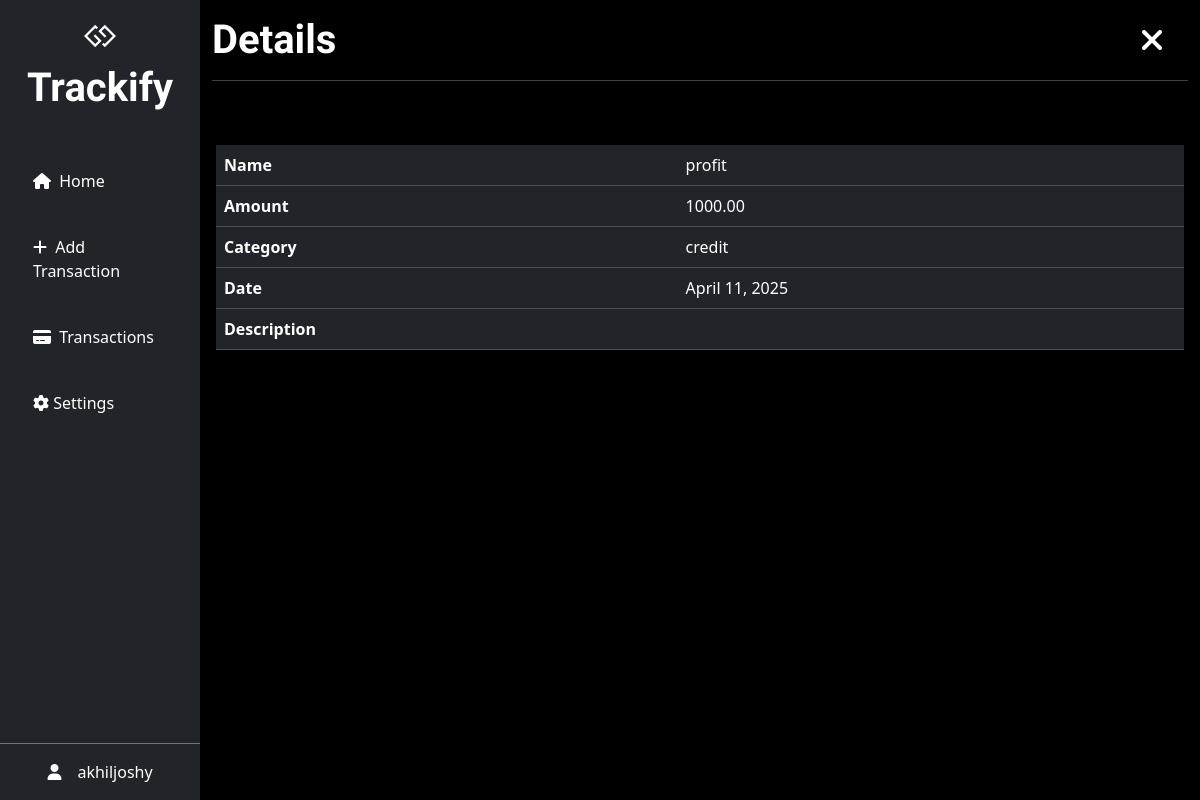
Page /expense/19/ (signed in) on the committed database.
### expenses/models.py (models this page shows, shortened)
class ExpenseModel(models.Model):
    CATEGORY_CHOICES = [
        ('credit', 'Credit'),
        ('debit', 'Debit'),
    ]
    name = models.CharField(max_length=100)
    amount = models.DecimalField(max_digits=10, decimal_places=2)
    category = models.CharField(max_length=50, choices=CATEGORY_CHOICES)
    date = models.DateField()
    description = models.TextField(max_length=200, blank=True, null=True)
    user = models.ForeignKey(User, on_delete=models.CASCADE, null=True)

### expenses/views.py (the view)
# urls.py: path('expense/<int:pk>/', views.ExpenseDetail.as_view(), name='expense_detail'),
class ExpenseDetail(View):
    def get(self,request,pk):
        if not request.user.is_authenticated:
            return redirect('login')
        data=ExpenseModel.objects.get(id=pk)
        return render(request,'expenses/detail.html',{'data':data})

### expenses/templates/expenses/detail.html
{% extends "index.html" %}
{% block content %}
<div class="d-flex justify-content-between align-items-center">
    <h1 class="mb-0 pt-3 ">Details</h1>
    <a href="{% url 'expenses'%}" class="text-white pt-3 pe-4"><i class="fa-solid fa-xmark fa-2xl"></i></a>
</div>
<hr>
<div class="container px-1 pt-5 ">
    <div class="table-responsive">
        <table class="table table-dark">
            <tr>
                <th>Name</th>
                <td>{{ data.name }}</td>
            </tr>
            <tr>
                <th>Amount</th>
                <td>{{ data.amount }}</td>
            </tr>
            <tr>
                <th>Category</th>
                <td>{{ data.category}}</td>
            </tr>
            <tr>
                <th>Date</th>
                <td>{{ data.date}}</td>
            </tr>
            <tr>
                <th>Description</th>
                <td>{{ data.description}}</td>
            </tr>
        </table>
    </div>
</div>
{% endblock %}

### expenses/templates/index.html (shortened to what this page needs)
<!DOCTYPE html>
<html lang="en">
<head>
    <link href="https://cdn.jsdelivr.net/npm/bootstrap@5.3.3/dist/css/bootstrap.min.css" rel="stylesheet"
 />
    <link rel="stylesheet" href="https://cdnjs.cloudflare.com/ajax/libs/font-awesome/6.7.2/css/all.min.css"
 />
</head>
<body class="bg-black text-white">
    <div class="container-fluid m-0 p-0 d-flex vh-100">
        <aside class="d-none d-md-block bg-dark col-md-3 col-lg-2  vh-100 m-0">
            <div class="d-flex flex-column h-100 justify-content-between">
                <div>
                    <div class="text-center py-4">
                        <i class="fa-brands fa-gg fa-2xl"></i>
                        <h1 class="brand mb-0 p-3">Trackify</h1>
                    </div>
                    <div class="d-grid gap-2 px-3">
                        <a href="{% url 'home' %}"
                            class="btn btn-dark text-start p-3 {% if request.resolver_match.url_name == 'home' %} text-info {% endif %}"><i
                                class="me-1 fa-solid fa-house "></i> Home</a>
                        <a href="{% url 'addexpense' %}"
                            class="btn btn-dark text-start p-3 {% if request.resolver_match.url_name == 'addexpense' %} text-info {% endif %}"><i
                                class="me-1 fa-solid fa-plus"></i> Add Transaction</a>
                        <a href="{% url 'expenses' %}"
                            class="btn btn-dark text-start p-3 {% if request.resolver_match.url_name == 'expenses' %} text-info {% endif %}"><i
                                class="me-1 fa-solid fa-credit-card"></i> Transactions</a>
                        <a href="{% url 'settings' %}"
                            class="btn btn-dark text-start p-3 {% if request.resolver_match.url_name == 'settings' or request.resolver_match.url_name == 'feedback'%} text-info {% endif %}">
                            <i class="fa-solid fa-gear"></i> Settings</a>
                    </div>
                </div>
                <div class="d-flex justify-content-center align-items-center p-3 border-top border-secondary">
                    <i class="fa-solid fa-user me-3"></i> {{ user.username }}
                </div>
            </div>
        </aside>
        <main class=" col-lg-10 col-md-9 col-12">
            <div class="container">
                {% block content %} {% endblock %}
            </div>
        </main>
    </div>
</body>
</html>

### expenses/templates/index.html (style rules this page uses)
.brand, h1 { font-family: "Jura", sans-serif; font-weight: 700; }

### rows in the picture
ExpenseModel: name "profit", amount "1000.00", category "credit", date "April 11, 2025"

### other values in the picture
{{ user.username }} "akhiljoshy"
